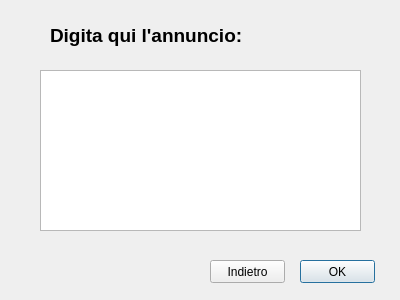
<?xml version="1.0" encoding="UTF-8"?>
<ui version="4.0">
 <class>Dialog</class>
 <widget class="QDialog" name="Dialog">
  <property name="geometry">
   <rect>
    <x>0</x>
    <y>0</y>
    <width>400</width>
    <height>300</height>
   </rect>
  </property>
  <property name="windowTitle">
   <string>Annuncio</string>
  </property>
  <widget class="QTextEdit" name="textEdit">
   <property name="geometry">
    <rect>
     <x>40</x>
     <y>70</y>
     <width>321</width>
     <height>161</height>
    </rect>
   </property>
  </widget>
  <widget class="QPushButton" name="pushButton">
   <property name="geometry">
    <rect>
     <x>300</x>
     <y>260</y>
     <width>75</width>
     <height>23</height>
    </rect>
   </property>
   <property name="text">
    <string>OK</string>
   </property>
  </widget>
  <widget class="QPushButton" name="pushButton_2">
   <property name="geometry">
    <rect>
     <x>210</x>
     <y>260</y>
     <width>75</width>
     <height>23</height>
    </rect>
   </property>
   <property name="text">
    <string>Indietro</string>
   </property>
  </widget>
  <widget class="QLabel" name="label">
   <property name="geometry">
    <rect>
     <x>50</x>
     <y>25</y>
     <width>221</width>
     <height>21</height>
    </rect>
   </property>
   <property name="font">
    <font>
     <pointsize>14</pointsize>
     <weight>75</weight>
     <bold>true</bold>
    </font>
   </property>
   <property name="text">
    <string>Digita qui l'annuncio:</string>
   </property>
  </widget>
 </widget>
 <resources/>
 <connections/>
</ui>
